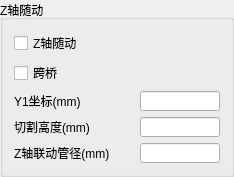
                 <widget class="QGroupBox" name="groupBox_ZMoving">
                  <property name="sizePolicy">
                   <sizepolicy hsizetype="Preferred" vsizetype="Preferred">
                    <horstretch>0</horstretch>
                    <verstretch>0</verstretch>
                   </sizepolicy>
                  </property>
                  <property name="title">
                   <string>Z轴随动</string>
                  </property>
                  <layout class="QFormLayout" name="formLayout_11">
                   <property name="fieldGrowthPolicy">
                    <enum>QFormLayout::AllNonFixedFieldsGrow</enum>
                   </property>
                   <item row="0" column="0">
                    <widget class="QCheckBox" name="checkBox_ZMoving_ZMoving">
                     <property name="minimumSize">
                      <size>
                       <width>0</width>
                       <height>20</height>
                      </size>
                     </property>
                     <property name="text">
                      <string>Z轴随动</string>
                     </property>
                    </widget>
                   </item>
                   <item row="2" column="0">
                    <widget class="QLabel" name="label_36">
                     <property name="minimumSize">
                      <size>
                       <width>80</width>
                       <height>20</height>
                      </size>
                     </property>
                     <property name="maximumSize">
                      <size>
                       <width>16777215</width>
                       <height>20</height>
                      </size>
                     </property>
                     <property name="text">
                      <string>Y1坐标(mm)</string>
                     </property>
                    </widget>
                   </item>
                   <item row="2" column="1">
                    <widget class="QLineEdit" name="lineEdit_ZMoving_X">
                     <property name="minimumSize">
                      <size>
                       <width>80</width>
                       <height>20</height>
                      </size>
                     </property>
                     <property name="maximumSize">
                      <size>
                       <width>80</width>
                       <height>20</height>
                      </size>
                     </property>
                    </widget>
                   </item>
                   <item row="3" column="0">
                    <widget class="QLabel" name="label_37">
                     <property name="minimumSize">
                      <size>
                       <width>80</width>
                       <height>20</height>
                      </size>
                     </property>
                     <property name="maximumSize">
                      <size>
                       <width>16777215</width>
                       <height>20</height>
                      </size>
                     </property>
                     <property name="text">
                      <string>切割高度(mm)</string>
                     </property>
                    </widget>
                   </item>
                   <item row="3" column="1">
                    <widget class="QLineEdit" name="lineEdit_ZMoving_Z">
                     <property name="minimumSize">
                      <size>
                       <width>80</width>
                       <height>20</height>
                      </size>
                     </property>
                     <property name="maximumSize">
                      <size>
                       <width>80</width>
                       <height>20</height>
                      </size>
                     </property>
                    </widget>
                   </item>
                   <item row="4" column="0">
                    <widget class="QLabel" name="label_38">
                     <property name="minimumSize">
                      <size>
                       <width>120</width>
                       <height>20</height>
                      </size>
                     </property>
                     <property name="maximumSize">
                      <size>
                       <width>120</width>
                       <height>20</height>
                      </size>
                     </property>
                     <property name="text">
                      <string>Z轴联动管径(mm)</string>
                     </property>
                    </widget>
                   </item>
                   <item row="4" column="1">
                    <widget class="QLineEdit" name="lineEdit_ZMoving_R">
                     <property name="minimumSize">
                      <size>
                       <width>80</width>
                       <height>20</height>
                      </size>
                     </property>
                     <property name="maximumSize">
                      <size>
                       <width>80</width>
                       <height>20</height>
                      </size>
                     </property>
                    </widget>
                   </item>
                   <item row="1" column="0">
                    <widget class="QCheckBox" name="checkBox_ZMoving_CrossBridge">
                     <property name="minimumSize">
                      <size>
                       <width>0</width>
                       <height>20</height>
                      </size>
                     </property>
                     <property name="text">
                      <string>跨桥</string>
                     </property>
                    </widget>
                   </item>
                  </layout>
                 </widget>
